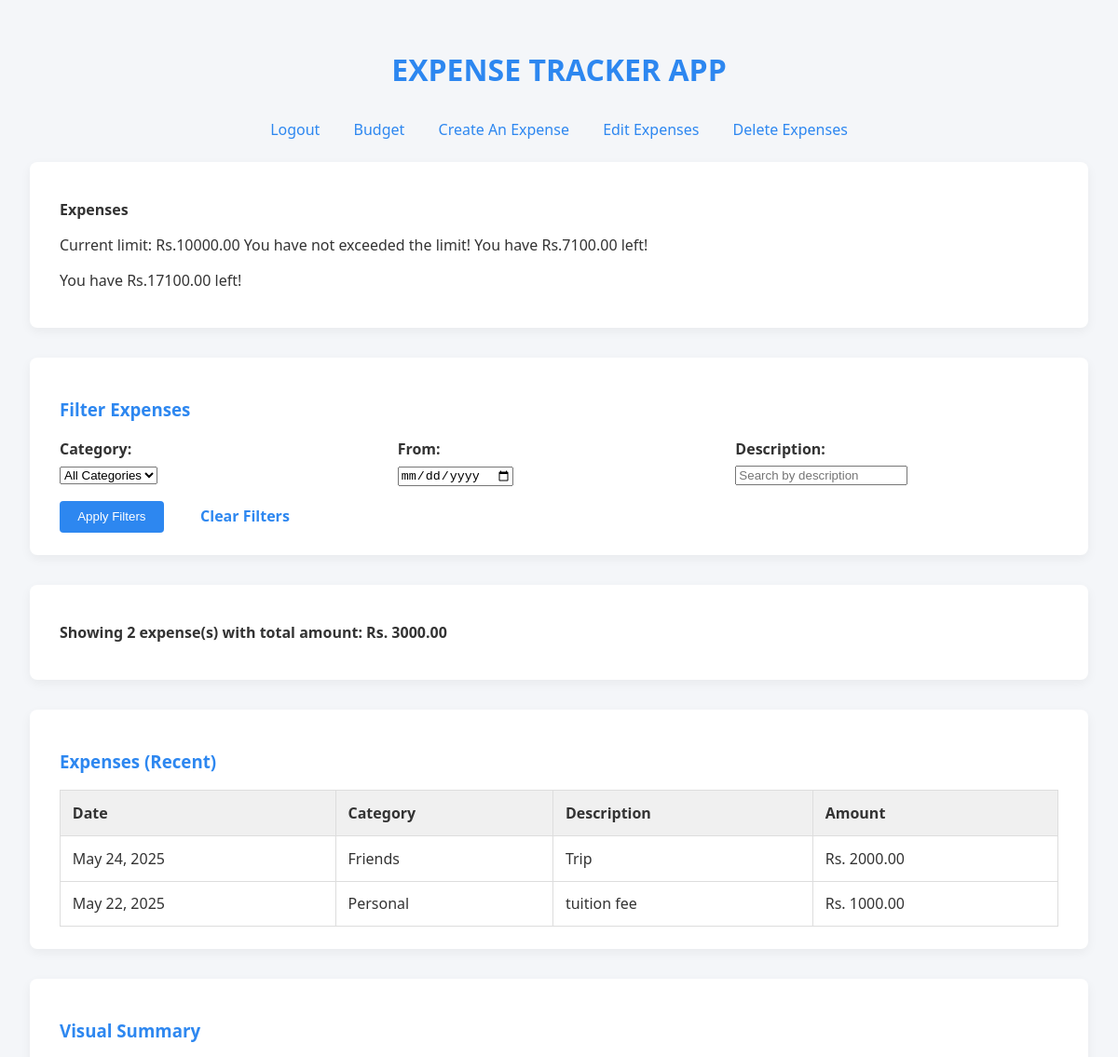
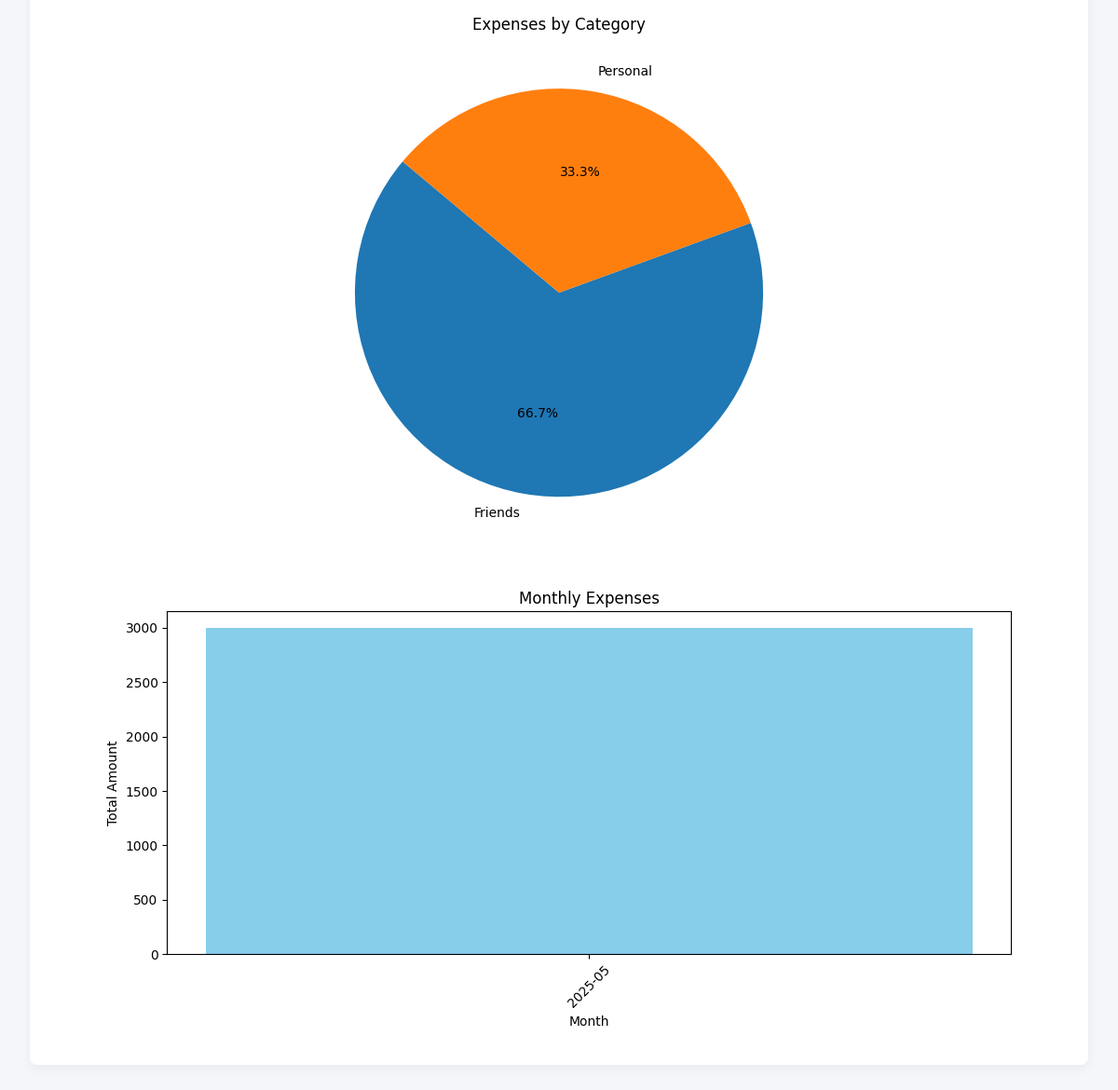
Screenshot of /user/home/ (signed in) with the database file from the repository (2 pictures, top to bottom).
### expenses/models.py (models this page shows, shortened)
class Expenses(models.Model):
    class Category(models.TextChoices):
        PERSONAL = 'Personal', 'Personal'
        FRIENDS = 'Friends', 'Friends'
        FAMILY = 'Family', 'Family'
    amount = models.DecimalField(max_digits=10, decimal_places=2)
    category = models.CharField(
        max_length=20,
        choices=Category.choices,
    )
    date=models.DateField()
    description = models.TextField()
    username = models.ForeignKey(User_Data, on_delete=models.CASCADE)

### user/views.py (the view, shortened to what this page needs)
# urls.py: 2. Add a URL to urlpatterns:  path('', views.home, name='home')
def home(request):
    username_str = request.session.get('username')
    if not username_str:
        messages.info(request, "Please login first!")
        return redirect('login')
    user_instance = User_Data.objects.get(username=username_str)
    expenses = Expenses.objects.filter(username=user_instance).values('category', 'amount')
    budget = Budget.objects.filter(username=user_instance).first()
    filter_form=ExpenseFilterForm(request.GET or None)
    expenses_query=Expenses.objects.filter(username=user_instance)
    expenses=expenses_query.values('category','amount')
    expenses_by_date=expenses_query.values('date','amount')
    if budget.current_amount<budget.limit:
        limit_message = "Current limit: Rs."+str(budget.limit)+" \nYou have exceeded the limit!"
    else:
        limit_message = f"Current limit: Rs.{budget.limit} \nYou have not exceeded the limit! You have Rs.{budget.current_amount-budget.limit} left!"
    if budget.current_amount<0:
        budget_message = f"You are in debt by Rs.{abs(budget.current_amount)}!"
    else:
        budget_message = f"You have Rs.{budget.current_amount} left!"
    active_filters={}
    if filter_form.is_valid():
        for field_name, field_value in filter_form.cleaned_data.items():
            if field_value:
                active_filters[field_name]=field_value
    df = pd.DataFrame(expenses)
    category_totals = df.groupby('category')['amount'].sum()
    plt.figure(figsize=(6, 6))
    plt.pie(category_totals, labels=category_totals.index, autopct='%1.1f%%', startangle=140)
    plt.title('Expenses by Category')
    plt.tight_layout()
    buffer = io.BytesIO()
    plt.savefig(buffer, format='png')
    buffer.seek(0)
    image_png = buffer.getvalue()
    buffer.close()
    graphic = base64.b64encode(image_png).decode('utf-8')
    df=pd.DataFrame(expenses_by_date)
    df['date']=pd.to_datetime(df['date'])
    df['month']=df['date'].dt.to_period('M').astype(str)
    monthly_totals=df.groupby('month')['amount'].sum().reset_index()
    plt.figure(figsize=(10, 5))
    plt.bar(monthly_totals['month'], monthly_totals['amount'], color='skyblue')
    plt.xticks(rotation=45)
    plt.title('Monthly Expenses')
    plt.xlabel('Month')
    plt.ylabel('Total Amount')
    plt.tight_layout()
    buffer = io.BytesIO()
    plt.savefig(buffer, format='png')
    buffer.seek(0)
    image_png = buffer.getvalue()
    buffer.close()
    graphic_1 = base64.b64encode(image_png).decode('utf-8')
    recent_expenses=expenses_query.order_by('-date')[:15]
    total_filtered_amount=sum(expense.amount for expense in expenses_query)
    return render(request, 'home.html', {
        'chart': graphic,
        'chart_1': graphic_1,
        'filter_form': filter_form,
        'active_filters': active_filters,
        'limit_message': limit_message,
        'budget_message': budget_message,
        'expenses_count': len(expenses_query),
        'recent_expenses': recent_expenses,
        'total_filtered_amount': total_filtered_amount
    })

### expenses/forms.py
class ExpenseFilterForm(forms.Form):
    CATEGORY_CHOICES = [
        ('', 'All Categories'),
        ('Personal', 'Personal'),
        ('Friends', 'Friends'),
        ('Family', 'Family'),
    ]
    amount = forms.DecimalField(max_digits=10, decimal_places=2, required=False)
    category = forms.ChoiceField(choices=CATEGORY_CHOICES, required=False)
    date = forms.DateField(widget=forms.DateInput(attrs={'type': 'date'}), required=False)
    description = forms.CharField(
        required=False,
        widget=forms.TextInput(attrs={'placeholder': 'Search by description'})
    )

### user/templates/home.html (shortened to what this page needs)
<!DOCTYPE html>
<html lang="en">
<head>
</head>
<body>
    <h1 class="title">EXPENSE TRACKER APP</h1>
    <div class="nav-links">
        <a href="../logout/">Logout</a>
        <a href="../budgets/budget/">Budget</a>
        <a href="../expenses/expense/">Create An Expense</a>
        <a href="../expenses/edit">Edit Expenses</a>
        <a href="../expenses/delete">Delete Expenses</a>
    </div>
    <div class="card">
        <p><strong>Expenses</strong></p>
        <p>{{limit_message}}</p>
        <p>{{budget_message}}</p>
    </div>
    <div class="card">
        <h3>Filter Expenses</h3>
        <form method="get" class="filter-form">
            <div class="form-row">
                <div class="form-group">
                    <label for="id_category">Category:</label>
                    {{ filter_form.category }}
                </div>
                <div class="form-group">
                    <label for="id_date">From:</label>
                    {{ filter_form.date }}
                </div>
                <div class="form-group">
                    <label for="id_description">Description:</label>
                    {{ filter_form.description }}
                </div>
            </div>
            <div class="form-actions">
                <button type="submit">Apply Filters</button>
                <a href="{% url 'home' %}" class="button-link">Clear Filters</a>
            </div>
        </form>
    </div>
    {% if expenses_count %}
    <div class="card">
        <p><strong>Showing {{ expenses_count }} expense(s) with total amount: Rs. {{ total_filtered_amount }}</strong></p>
    </div>
    {% endif %}
    {% if recent_expenses %}
    <div class="card">
        <h3>Expenses {% if active_filters %}(Filtered){% else %}(Recent){% endif %}</h3>
        <table>
            <thead>
                <tr>
                    <th>Date</th>
                    <th>Category</th>
                    <th>Description</th>
                    <th>Amount</th>
                </tr>
            </thead>
            <tbody>
                {% for expense in recent_expenses %}
                <tr>
                    <td>{{ expense.date }}</td>
                    <td>{{ expense.category }}</td>
                    <td>{{ expense.description|default:"No description" }}</td>
                    <td>Rs. {{ expense.amount }}</td>
                </tr>
                {% endfor %}
            </tbody>
        </table>
    </div>
    {% else %}
    <p class="message">No expenses found matching your filters.</p>
    {% endif %}
    {% if chart or chart_1 %}
    <div class="card">
        <h3>Visual Summary</h3>
        {% if chart %}<img>{% endif %}
        {% if chart_1 %}<img>{% endif %}
    </div>
    {% endif %}
</body>
</html>

### user/templates/home.html (style rules this page uses)
body { margin: 0; padding: 2rem; font-family: 'Segoe UI', Tahoma, Geneva, Verdana, sans-serif; background-color: #f4f6f9; color: #333; }
.title { text-align: center; font-size: 2rem; color: #2d87f0; margin-bottom: 2rem; }
.nav-links { text-align: center; margin-bottom: 1.5rem; }
.nav-links a { margin: 0 1rem; color: #2d87f0; text-decoration: none; font-weight: 500; }
.card { background: #fff; padding: 1.5rem 2rem; border-radius: 8px; box-shadow: 0 4px 12px rgba(0,0,0,0.05); margin-bottom: 2rem; }
h3, h4 { color: #2d87f0; }
label { font-weight: bold; display: block; margin-bottom: 0.3rem; }
.form-row { display: flex; flex-wrap: wrap; gap: 1rem; }
.form-group { flex: 1; min-width: 150px; }
.form-actions { margin-top: 1rem; }
button { padding: 0.6rem 1.2rem; background-color: #2d87f0; color: white; border: none; border-radius: 4px; cursor: pointer; margin-right: 1rem; }
a.button-link { padding: 0.6rem 1.2rem; color: #2d87f0; text-decoration: none; font-weight: bold; }
table { width: 100%; border-collapse: collapse; margin-top: 1rem; }
th, td { padding: 0.8rem; border: 1px solid #ddd; text-align: left; }
th { background-color: #f0f0f0; }
img { max-width: 100%; margin-top: 1rem; display: block; margin-left: auto; margin-right: auto; }

### rows the page displays
Expenses: date "May 24, 2025", category "Friends", description "Trip", amount "2000.00"
Expenses: date "May 22, 2025", category "Personal", description "tuition fee", amount "1000.00"

### other values shown
{{ limit_message }} "Current limit: Rs.10000.00 You have not exceeded the limit! You have Rs.7100.00 left!"
{{ budget_message }} "You have Rs.17100.00 left!"
{{ expenses_count }} "2"
{{ total_filtered_amount }} "3000.00"
